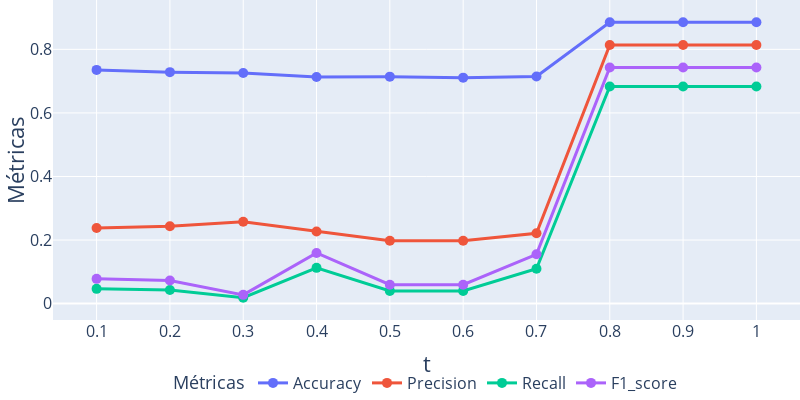

Notebook code for this chart:
### Markdown cell above
### Resultados de aplicar únicamente t-closeness

La siguiente gráfica muestra la distribución de las métricas `accuracy` y `precision` para diferentes valores de t, manteniendo k=1 y l=1, es decir, aplicando solo t-closeness sobre los datos.

### Code cell
# Filtrar los resultados para k=1 y l=1 (solo t-closeness)
filtered = {t_val: df for (k_val, l_val, t_val), df in usability_dict.items() if k_val == 1 and l_val == 1 and t_val in t_all_values}

# Preparar los datos para el diagrama de cajas
data_acc = []
data_pre = []
data_rec = []
data_f1 = []
for t_val, df in filtered.items():
    accuracies = df['accuracy'].values.astype(float)
    precisions = df['precision'].values.astype(float)
    recalls = df['recall'].values.astype(float)
    f1_scores = df['f1_score'].values.astype(float)
    for v in accuracies:
        data_acc.append({'t': t_val, 'accuracy': v})
    for v in precisions:
        data_pre.append({'t': t_val, 'precision': v})
    for v in recalls:
        data_rec.append({'t': t_val, 'recall': v})
    for v in f1_scores:
        data_f1.append({'t': t_val, 'f1_score': v})

box_acc_df = pd.DataFrame(data_acc)
box_pre_df = pd.DataFrame(data_pre)
box_rec_df = pd.DataFrame(data_rec)
box_f1_df = pd.DataFrame(data_f1)

box_df = pd.concat([
    box_acc_df.rename(columns={'accuracy': 'value'}).assign(metric='accuracy'),
    box_pre_df.rename(columns={'precision': 'value'}).assign(metric='precision'),
    box_rec_df.rename(columns={'recall': 'value'}).assign(metric='recall'),
    box_f1_df.rename(columns={'f1_score': 'value'}).assign(metric='f1_score')
])

# Calcular la mediana para cada t y métrica
median_df = box_df.groupby(['t', 'metric'], as_index=False)['value'].median()

fig = go.Figure()

# Añadir líneas de medianas para cada métrica
for metric, color in zip(['accuracy', 'precision', 'recall', 'f1_score'], ['#636efa', '#EF553B', '#00cc96', '#ab63fa']):
    med = median_df[median_df['metric'] == metric]
    fig.add_trace(go.Scatter(
        x=med['t'],
        y=med['value'],
        mode='lines+markers',
        name=f'{metric.capitalize()}',
        line=dict(color=color, width=3),
        marker=dict(size=10),
        showlegend=True,
    ))

fig.update_layout(
    legend=dict(
        orientation='h',
        yanchor='bottom',
        y=-0.25,
        xanchor='center',
        x=0.5,
        font=dict(size=16),
        title=dict(text='Métricas', font=dict(size=18))

    ),
    xaxis=dict(
        title='t',
        tickvals=box_df['t'].unique(),
        title_font=dict(size=22),
        tickfont=dict(size=16)
    ),
    yaxis=dict(
        title='Métricas',
        title_font=dict(size=22),
        tickfont=dict(size=16)
    ),
    margin=dict(l=0, r=0, t=0, b=0),
    height=400,
    width=800
)
fig.update_layout(boxmode='group', boxgroupgap=0)
# fig.write_image("../Memoria/images/graphs/usability-vs-t_closeness.png")
fig.show()

### Figure 1 — Plotly figure (JSON) as saved in the notebook; plotly's stock layout.template omitted (floating-point values rounded to 4 significant figures)
{"data": [{"line": {"color": "#636efa", "width": 3}, "marker": {"size": 10}, "mode": "lines+markers", "name": "Accuracy", "showlegend": true, "type": "scatter", "x": [0.1, 0.2, 0.3, 0.4, 0.5, 0.6, 0.7, 0.8, 0.9, 1.0], "y": [0.7354, 0.7283, 0.7257, 0.7128, 0.7141, 0.711, 0.7147, 0.8853, 0.8853, 0.8853]}, {"line": {"color": "#EF553B", "width": 3}, "marker": {"size": 10}, "mode": "lines+markers", "name": "Precision", "showlegend": true, "type": "scatter", "x": [0.1, 0.2, 0.3, 0.4, 0.5, 0.6, 0.7, 0.8, 0.9, 1.0], "y": [0.2381, 0.2437, 0.2574, 0.227, 0.1977, 0.1977, 0.2213, 0.8136, 0.8136, 0.8136]}, {"line": {"color": "#00cc96", "width": 3}, "marker": {"size": 10}, "mode": "lines+markers", "name": "Recall", "showlegend": true, "type": "scatter", "x": [0.1, 0.2, 0.3, 0.4, 0.5, 0.6, 0.7, 0.8, 0.9, 1.0], "y": [0.04644, 0.04298, 0.01846, 0.1125, 0.04003, 0.04003, 0.1095, 0.6831, 0.6831, 0.6831]}, {"line": {"color": "#ab63fa", "width": 3}, "marker": {"size": 10}, "mode": "lines+markers", "name": "F1_score", "showlegend": true, "type": "scatter", "x": [0.1, 0.2, 0.3, 0.4, 0.5, 0.6, 0.7, 0.8, 0.9, 1.0], "y": [0.07791, 0.07266, 0.02754, 0.1595, 0.05938, 0.05938, 0.1552, 0.7427, 0.7427, 0.7427]}], "layout": {"boxgroupgap": 0, "boxmode": "group", "height": 400, "legend": {"font": {"size": 16}, "orientation": "h", "title": {"font": {"size": 18}, "text": "Métricas"}, "x": 0.5, "xanchor": "center", "y": -0.25, "yanchor": "bottom"}, "margin": {"b": 0, "l": 0, "r": 0, "t": 0}, "width": 800, "xaxis": {"tickfont": {"size": 16}, "tickvals": [0.1, 0.2, 0.3, 0.4, 0.5, 0.6, 0.7, 0.8, 0.9, 1.0], "title": {"font": {"size": 22}, "text": "t"}}, "yaxis": {"tickfont": {"size": 16}, "title": {"font": {"size": 22}, "text": "Métricas"}}}}
